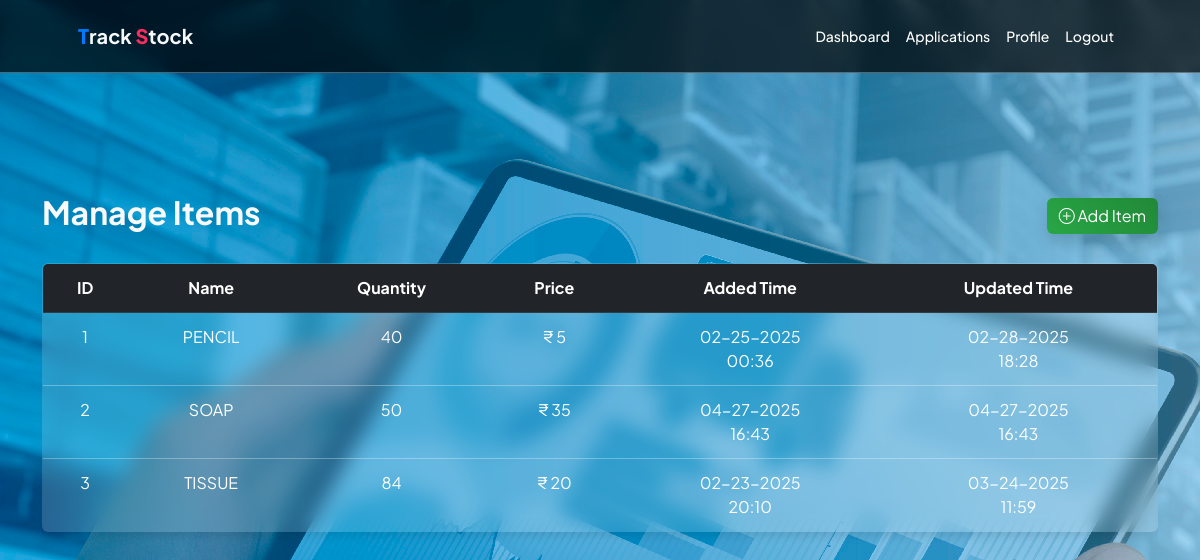
The app's page /admin/stock (signed in) with its own data.
### module/models.py (models this page shows)
class Products(db.Model):
    id = db.Column(db.Integer(),primary_key=True,nullable=False)
    name = db.Column(db.String(),nullable=False,unique=True)
    quantity = db.Column(db.Integer(),nullable=False)
    price = db.Column(db.Integer(),nullable=False)
    added_date = db.Column(db.DateTime, default=lambda: datetime.now(IST))
    updated_date = db.Column(db.DateTime,default=lambda: datetime.now(IST),onupdate=lambda: datetime.now(IST))

### module/routes.py (the view)
@app.route('/admin/stock')
@login_required
def stock_list_page():
    items = Products.query.all()
    return render_template('admin/stock_data.html',items=items)

### module/models.py (called while the page is built)
@login_manager.user_loader
def load_user(user_id):
    return User.query.get(int(user_id))

### module/templates/admin/stock_data.html (shortened to what this page needs)
{% extends 'index.html' %}
{% block content %}
<section class="py-5">
    <div class="container mt-5">
        <div class="d-flex justify-content-between align-items-center mb-4">
            <h2 class="fw-bold text-light">Manage Items</h2>
            <button type="button" class="btn btn-success shadow" data-bs-toggle="modal" data-bs-target="#addItemsModal">
                <i class="bi bi-plus-circle"></i> Add Item
            </button>
        </div>
        <div class="table-responsive">
            <table class="table table-hover table-blur rounded overflow-hidden">
                <thead class="table-dark">
                    <tr>
                        <th>ID</th>
                        <th>Name</th>
                        <th>Quantity</th>
                        <th>Price</th>
                        <th>Added Time</th>
                        <th>Updated Time</th>
                    </tr>
                </thead>
                <tbody>
                    {% for item in items|sort(attribute="name") %}
                    <tr>
                        <td>{{ loop.index }}</td>
                        <td class="text-uppercase">{{ item.name }}</td>
                        <td>{{ item.quantity }}</td>
                        <td>₹ {{ item.price }}</td>
                        <td>{{ item.added_date.strftime('%m-%d-%Y') }} <br> {{ item.added_date.strftime('%H:%M') }}</td>
                        <td>{{ item.updated_date.strftime('%m-%d-%Y') }} <br> {{ item.updated_date.strftime('%H:%M') }}</td>
                    </tr>
                    {% endfor %}
                </tbody>
            </table>
        </div>
    </div>
</section>
{% endblock %}

### module/templates/index.html (shortened to what this page needs)
<!DOCTYPE html>
<html lang="en">
    <head>
        <link href="https://cdn.jsdelivr.net/npm/bootstrap-icons@1.8.1/font/bootstrap-icons.css" rel="stylesheet" />
        <link href="https://cdn.jsdelivr.net/npm/bootstrap@5.2.3/dist/css/bootstrap.min.css" rel="stylesheet">
        <link href="{{ url_for('static', filename='styles.css') }}" rel="stylesheet" />
    </head>
    <body class="d-flex flex-column h-100">
        <main class="flex-shrink-0">
            <nav class="navbar navbar-expand-lg navbar-light navbar-custom py-3 sticky-top">
                <div class="container px-5">
                    <a class="navbar-brand" href="index.html"><span class="fw-bolder text-light"><span  class="fw-bolder" style="color:#007bff ">T</span>rack <span class="fw-bolder" style="color:#f32f5d ">S</span>tock</span></a>
                    <div class="collapse navbar-collapse" id="navbarSupportedContent">
                        <ul class="navbar-nav ms-auto mb-2 mb-lg-0 small fw-bolder">
                            {% if current_user.is_authenticated %}
                                {% if current_user.role == 'admin' %}
                                    <li class="nav-item"><a class="nav-link" href="{{ url_for('ad_home_page') }}">Dashboard</a></li>
                                    <li class="nav-item"><a class="nav-link" href="{{ url_for('dash_page') }}">Applications</a></li>
                                    <li class="nav-item"><a class="nav-link" href="{{ url_for('admin_profile_page') }}">Profile</a></li>
                                {% else %}
                                    <li class="nav-item"><a class="nav-link" href="{{ url_for('base_page') }}">Home</a></li>
                                    <li class="nav-item"><a class="nav-link" href="#">Contact</a></li>
                                {% endif %}
                                <li class="nav-item"><a class="nav-link" href="{{ url_for('logout') }}">Logout</a></li>
                            {% endif %}
                        </ul>
                    </div>
                </div>
            </nav>
            {% block content %}{% endblock %}
        </main>
    </body>
</html>

### module/templates/admin/stock_data.html (style rules this page uses)
body { background: url('/static/images/ad_home_bg.webp'); }
.table-blur { background: rgba(255, 255, 255, 0.15); backdrop-filter: blur(10px); border-radius: 10px; padding: 15px; border: 1px solid rgba(255, 255, 255, 0.3); box-shadow: 0 4px 8px rgba(0, 0, 0, 0.1); }
.table-blur th, .table-blur td { color: #fff !important; padding: 12px; text-align: center; }
.btn-success { background: linear-gradient(45deg, #28a745, #218838); border: none; }

### module/templates/index.html (style rules this page uses)
.navbar-custom { background: rgba(0, 0, 0, 0.7); backdrop-filter: blur(10px); -webkit-backdrop-filter: blur(10px); border-bottom: 1px solid rgba(255, 255, 255, 0.3); }
.navbar-custom .navbar-nav .nav-link { color: rgb(255, 255, 255) !important; font-weight: 500; transition: color 0.3s ease-in-out; }

### records on screen
Products: name "PENCIL", quantity "40", price "5", added_date "02-25-2025", added_date "00:36", updated_date "02-28-2025", updated_date "18:28"
Products: name "SOAP", quantity "50", price "35", added_date "04-27-2025", added_date "16:43", updated_date "04-27-2025", updated_date "16:43"
Products: name "TISSUE", quantity "84", price "20", added_date "02-23-2025", added_date "20:10", updated_date "03-24-2025", updated_date "11:59"
